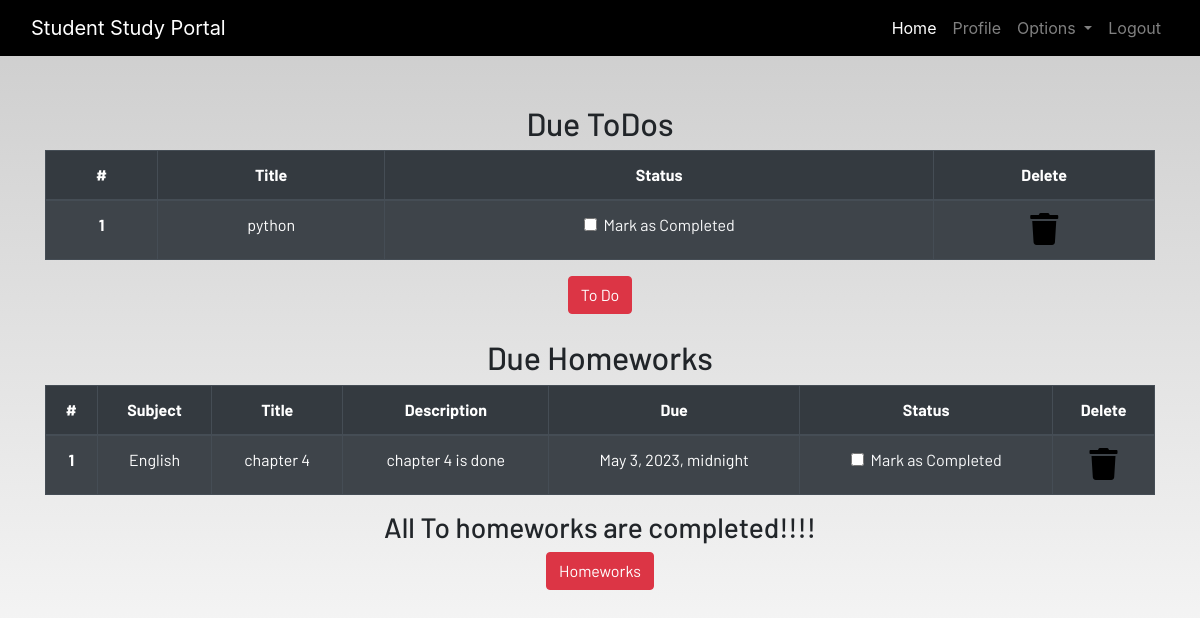
The app's page /profile/ (signed in) with its own data.
### dashboard/models.py (models this page shows, shortened)
class Todo(models.Model):
    user = models.ForeignKey(User, on_delete=models.CASCADE)
    title = models.CharField(max_length=100)
    is_finished = models.BooleanField(default=False)

class Homework(models.Model):
    user = models.ForeignKey(User, on_delete=models.CASCADE)
    subject = models.CharField(max_length=50)
    title = models.CharField(max_length=100)
    description = models.TextField()
    due = models.DateTimeField()
    is_finished = models.BooleanField(default=False)

### dashboard/views.py (the view)
# urls.py: path('profile/', dash_views.profile, name='profile'),
@login_required
def profile(request):
    homeworks = Homework.objects.filter(is_finished=False, user=request.user)
    todos = Todo.objects.filter(is_finished=False, user=request.user)
    if len(homeworks) == 0:
        homework_done = True
    else:
        homework_done = False
    if len(todos) == 0:
        todos_done = True
    else:
        todos_done = False
    context ={
        'homeworks':homeworks,
        'todos':todos,
        'homework_done':homework_done,
        'todos_done':todos_done
    }
    return render(request, 'dashboard/profile.html', context)

### dashboard/templates/dashboard/profile.html
{% extends 'dashboard/base.html' %}
{% load static %}
{% block content %}
<section class="text-center">
    <div class="container">
{% if not todos_done %}
        <h2>Due ToDos</h2>
        <table class="table table-striped table-bordered table-hover table-dark">
            <thead>
                <tr>
                    <th scope="col">#</th>
                    <th scope="col">Title</th>
                    <th scope="col">Status</th>
                    <th scope="col">Delete</th>
                </tr>
            </thead>
            <tbody>
            {% for todo in todos %}
                <tr>
                    <th scope="row">{{forloop.counter}}</th>
                    <td>{{todo.title}}</td>
                    <td>
                        <a href="{% url 'update-todo' todo.id %}">
                            <div class="form-check">
                                {% if todo.is_finished == True %}
                                <input class="form-check-input" type="checkbox" value="" checked>
                                {% else %}
                                <input class="form-check-input" type="checkbox" value="">
                                {% endif %}
                                <label class="form-check-label text-light" for="flexCheckDefault">
                                    Mark as Completed
                                </label>
                            </div>
                        </a>
                    </td>
                    <td><a href="{% url 'delete-todo' todo.id %}"><i class="fa fa-trash fa-2x"></i></a></td>
                </tr>
            {% endfor %}
            </tbody>
        </table>
    {% else %}
        <h3>All To dos are completed!!!!</h3>
{% endif %}
        <a href="{% url 'todo' %}" class="btn btn-danger">To Do</a>
        <br><br>
{% if not homework_done %}
        <h2>Due Homeworks</h2>
        <table class="table table-striped table-bordered table-hover table-dark">
            <thead>
                <tr>
                    <th scope="col">#</th>
                    <th scope="col">Subject</th>
                    <th scope="col">Title</th>
                    <th scope="col">Description</th>
                    <th scope="col">Due</th>
                    <th scope="col">Status</th>
                    <th scope="col">Delete</th>
                </tr>
            </thead>
            <tbody>
            {% for homework in homeworks %}
                <tr>
                    <th scope="row">{{forloop.counter}}</th>
                    <td>{{homework.subject}}</td>
                    <td>{{homework.title}}</td>
                    <td>{{homework.description}}</td>
                    <td>{{homework.due}}</td>
                    <td>
                        <a href="{% url 'update-homework' homework.id %}">
                            <div class="form-check">
                                {% if homework.is_finished == True %}
                                <input class="form-check-input" type="checkbox" value="" checked>
                                {% else %}
                                <input class="form-check-input" type="checkbox" value="">
                                {% endif %}
                                <label class="form-check-label text-light" for="flexCheckDefault">
                                    Mark as Completed
                                </label>
                            </div>
                        </a>
                    </td>
                    <td><a href="{% url 'delete-homework' homework.id %}"><i class="fa fa-trash fa-2x"></i></a></td>
                </tr>
            {% endfor %}
            </tbody>
        </table>
        <h3>All To homeworks are completed!!!!</h3>
{% endif %}
        <a href="{% url 'homework' %}" class="btn btn-danger">Homeworks</a>
    </div>
</section>
{% endblock content %}

### static/css/main.css (style rules this page uses)
html { scroll-behavior: smooth; height: 100%; width: 100%; }
a { text-decoration: none !important; color: black; }
html, body { max-width: 100%; overflow-x: hidden; height: 100%; width: 100%; }
body { background: linear-gradient(rgba(0, 0, 0, 0.2), rgba(255, 255, 255, 0.5)); overflow-x: hidden; background-repeat: no-repeat; }
.fa { color: black; }

### records on screen
Todo: title "python"
Homework: subject "English", title "chapter 4", description "chapter 4 is done", due "May 3, 2023, midnight"
